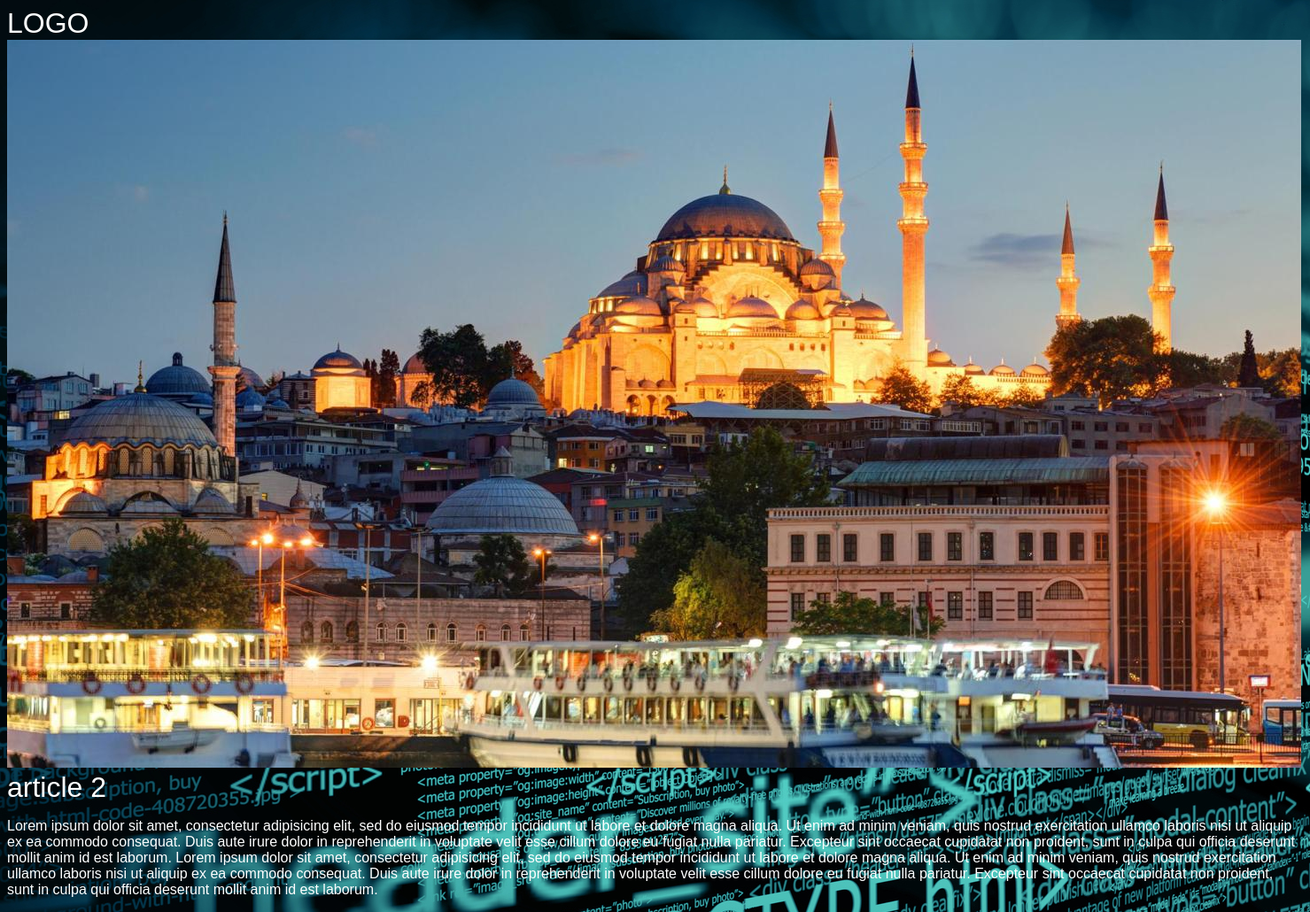
Page /articles/ar2 on the committed database.
### articles/models.py (models this page shows, shortened)
class Article(models.Model):
    title = models.CharField(max_length = 100)
    slug = models.SlugField()
    body = models.TextField()
    date = models.DateTimeField(auto_now_add = True)
    image= models.ImageField(default='default.jpg', blank=True)

### articles/views.py (the view)
# urls.py: path('<slug>', views.articles_detail, name="detail"),
def articles_detail(request, slug):
    article = models.Article.objects.get(slug=slug)
    return render(request, 'articles/article_detail.html', {'article':article} )

### articles/templates/articles/article_detail.html
{% extends 'base.html'%}
{% block content %}
<img src="{{article.image.url}}" alt="">
<h1>{{article.title}}</h1>
<p>{{article.body}}</p>
{% endblock%}

### assets/styles.css (style rules this page uses)
body { background-color: #0f121f; background-image:url(stars.jpg); color:#fff; background-repeat-y:no-repeat; background-attachment:fixed; }
body * { font-family:arial; }
h1,h2,h3,h4,h5 { font-weight:normal; margin:0; }

### rows in the picture
Article: image (placeholder picture), title "article 2", body "Lorem ipsum dolor sit amet, consectetur adipisicing elit, sed do eiusmod tempor incididunt ut labore et dolore magna aliqua. Ut enim ad minim veniam, quis nostrud exercitation ullamco laboris nisi ut aliquip ex ea commodo consequat. Duis aute irure dolor in reprehenderit in voluptate velit esse cillum dolore eu fugiat nulla pariatur. Excepteur sint occaecat cupidatat non proident, sunt in culpa qui officia deserunt mollit anim id est laborum. Lorem ipsum dolor sit amet, consectetur adipisicing elit, sed do eiusmod tempor incididunt ut labore et dolore magna aliqua. Ut enim ad minim veniam, quis nostrud exercitation ullamco laboris nisi ut aliquip ex ea commodo consequat. Duis aute irure…"
